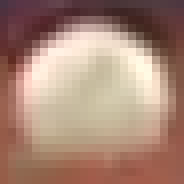
#> input picture data/ball.png, 23 x 23 px (shown 8 times larger)
$ python failed-5th-pass-scale-invariance-template-matching.py
#> lines starting #> are read from the running program, lines starting #| are printed output that depends on the picture; after the words box and inside, x2 and y2 are one past the last pixel; in counts of white or black regions, pixels touching at a corner belong together
# applying scale invariance template matching
# going to try frame-by-frame TM with canny edge detection

# Seems to perform better and worse than the 3rd pass where it simply used template matching of image derivatives
    # pitch.mp4: Worse overall, tracks for a few frames when the ball is within the strike zone, but loses tracking everywhere else
    # pitch2.mp4: Can't even track the ball
    # pitch3.mp4: Manages to track the ball shortly after the pitcher releases the ball. But loses tracking shortly after
    # hard-pitch.mp4: Can't track the ball
    # hard-pitch2.mp4: Can't track the ball
    # hard-pitch3.mp4: Tracks the ball for a frame or two while it's in the strike zone
# Majority of code is courtesy of Adrian Rosebrock from pyimagesearch.com
    # Source: https://pyimagesearch.com/2015/01/26/multi-scale-template-matching-using-python-opencv

import numpy as np
import cv2 as cv
import imutils

# Load the template
template = cv.imread('../data/ball.png')
#> template is the input picture: shape (23, 23, 3); mean B, G, R 119, 135.1, 168.5
template = cv.cvtColor(template, cv.COLOR_BGR2RGB)
template = cv.Canny(template, 50, 200) # Try canny edge detection. First and second argument are lower/upper thresholds for hysterisis thresholding
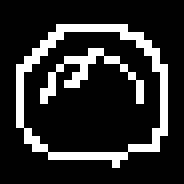
#> template: shape (23, 23) (shown 8 times larger); 17% white in thin lines or dots, all inside (x1, y1, x2, y2) = (2, 3, 21, 21)
(tH, tW) = template.shape[:2]
#> tH = 23; tW = 23
cv.imshow("Template", template)

cv.waitKey()

cap = cv.VideoCapture(cv.samples.findFile("../data/hard-pitch3.mp4"))

while(1):
    ret, frame = cap.read()
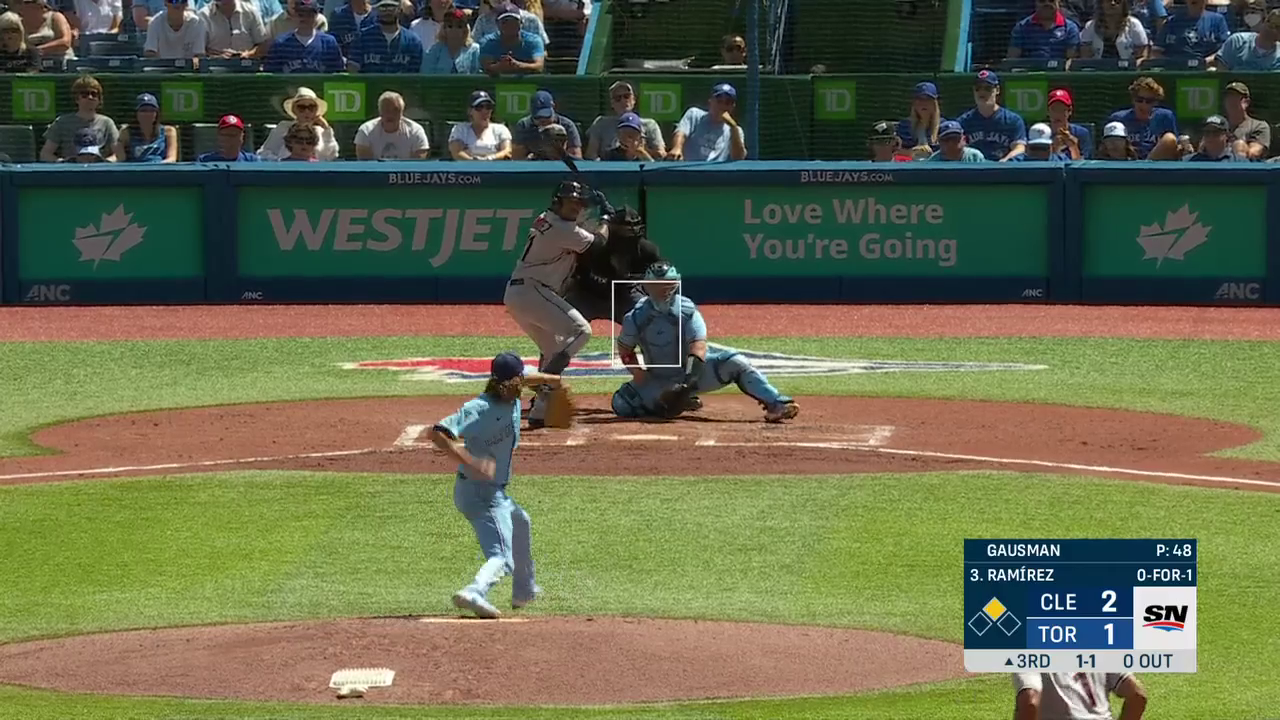
#> input picture frame 3 of data/hard-pitch3.mp4, 1280 x 720 px
#> frame is the input picture: shape (720, 1280, 3); mean B, G, R 76.4, 104.7, 100.2

    print("Frame size: ", np.shape(frame))
#| Frame size:  (720, 1280, 3)
    # break when reach end of video
    if not ret:
        print('No frames grabbed!')
        break
    frame = cv.resize(frame, (1920, 1080))
#> frame: shape (1080, 1920, 3)
    gray_frame = cv.cvtColor(frame, cv.COLOR_BGR2GRAY)
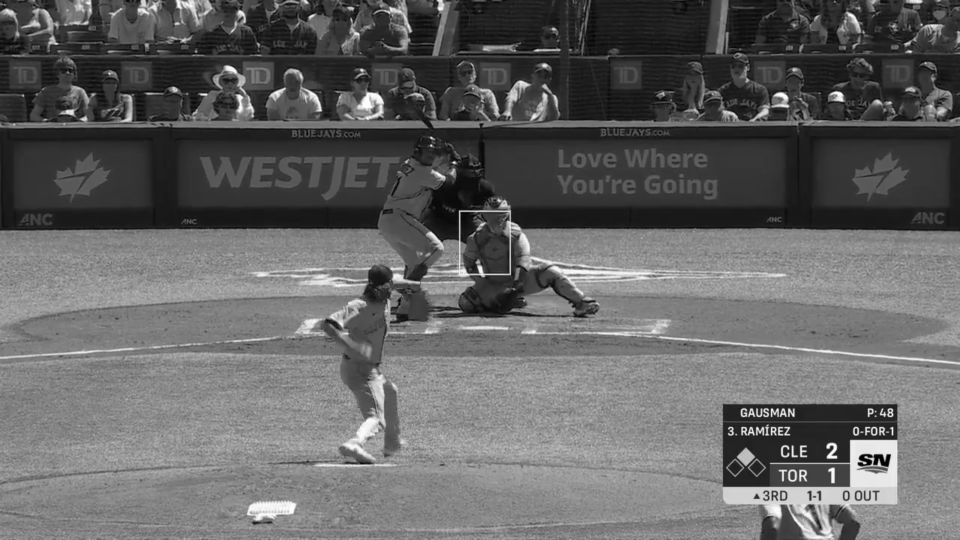
#> gray_frame: shape (1080, 1920) (shown at 1/2 size); min 0, max 255, mean 100.1

    found = None
    # for each frame, scale it down and perform template matching
    for scale in np.linspace(0.2, 1.0, 20)[::-1]:
        # resize image according to the scale
        resized = imutils.resize(gray_frame, width = int(frame.shape[1] * scale))
        # record the ratio of the resizing
        r = gray_frame.shape[1] / float(resized.shape[1])

        # break out of the loop if the image size is smaller than the template
        if (resized.shape[0] < tH or resized.shape[1] < tW):
            break

        # find edges of resized image, perform template matching via cross correlation
        Iedged = cv.Canny(resized, 50, 200)
        result = cv.matchTemplate(Iedged, template, cv.TM_CCOEFF)
        (_, maxVal, _, maxLoc) = cv.minMaxLoc(result)
        print("Correlation value: ", maxVal, " Correlation location: ", maxLoc)

        # preview the bounding box on the edge detected frame
        # draw a bounding box around the detected region
        clone = np.dstack([Iedged, Iedged, Iedged])
        cv.rectangle(clone, (maxLoc[0], maxLoc[1]),
            (maxLoc[0] + tW, maxLoc[1] + tH), (0, 0, 255), 2)
        clone = cv.resize(clone, (1080, 720))
        cv.imshow("Visualize", clone)
        cv.waitKey()
        if cv.waitKey(1) & 0xFF == ord('q'):
            break

        # if we have found a new maximum correlation value, then update
        # the bookkeeping variable
        if found is None or maxVal > found[0]:
            found = (maxVal, maxLoc, r)
            print("Found maximum correlation value: ", found)
#> this loop made 1 pass; (key q is pressed on pass 1)
#> (maxVal, maxLoc) on pass 1: (1657952.6, (1574, 936))
#| Correlation value:  1657952.625  Correlation location:  (1574, 936)
#> pass 1, `Iedged = cv.Canny(resized, 50, 200)`:
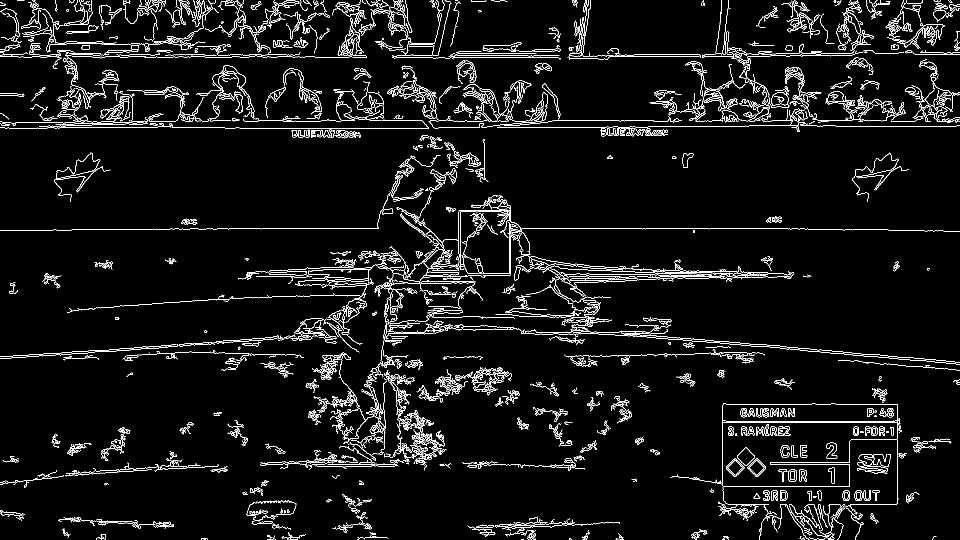
#> Iedged: shape (1080, 1920) (shown at 1/2 size); 5.1% white in thin lines or dots
#> pass 1, `result = cv.matchTemplate(Iedged, template, cv.TM_CCOEFF)`:
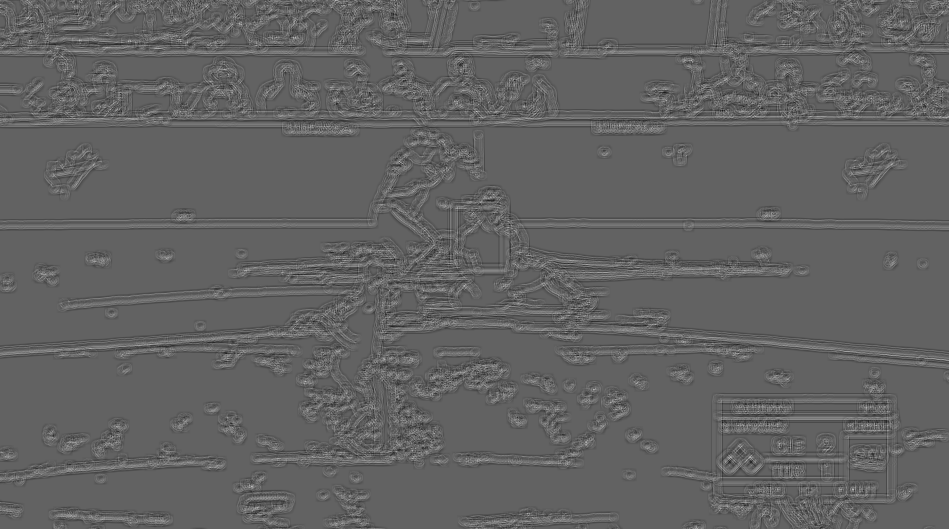
#> result: shape (1058, 1898) float32 (shown at 1/2 size); min -1049373.5, max 1657952.6, mean 121.8; drawn with min black and max white
#> pass 1, `clone = cv.resize(clone, (1080, 720))`:
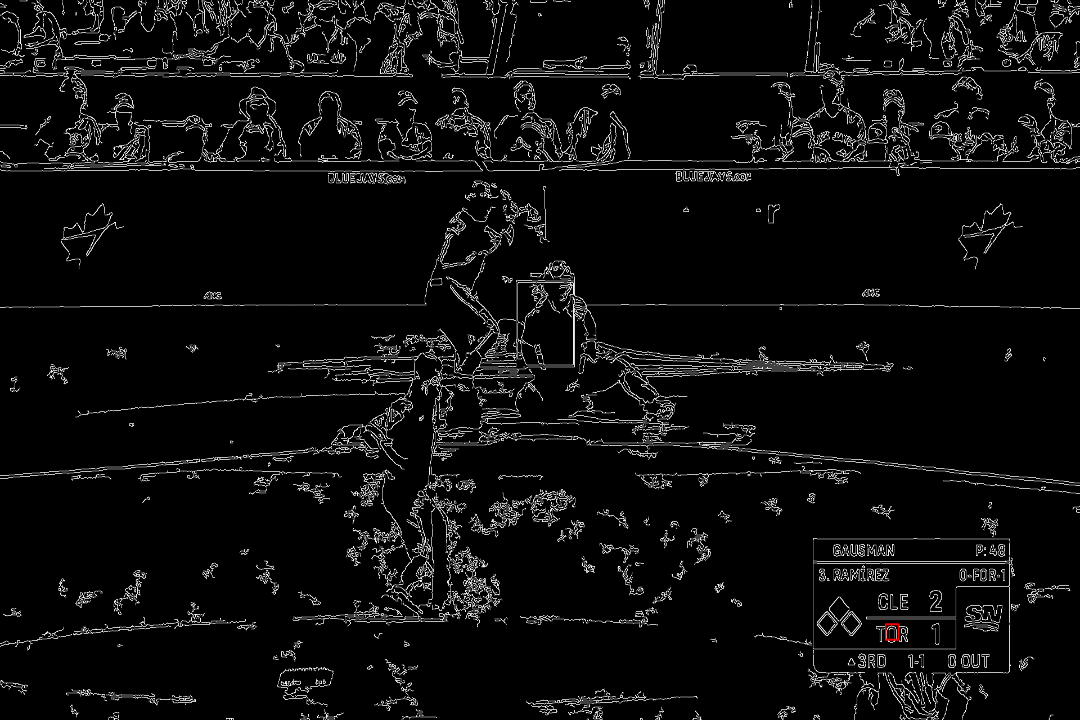
#> clone: shape (720, 1080, 3); mean of channels 0, 1, 2 12.9, 12.9, 12.9; drawn as B, G, R

    # unpack the bookkeeping variable and compute the (x, y) coordinates
    # of the bounding box based on the resized ratio
#> (the run stopped early here; a loop or call above may not have finished)
